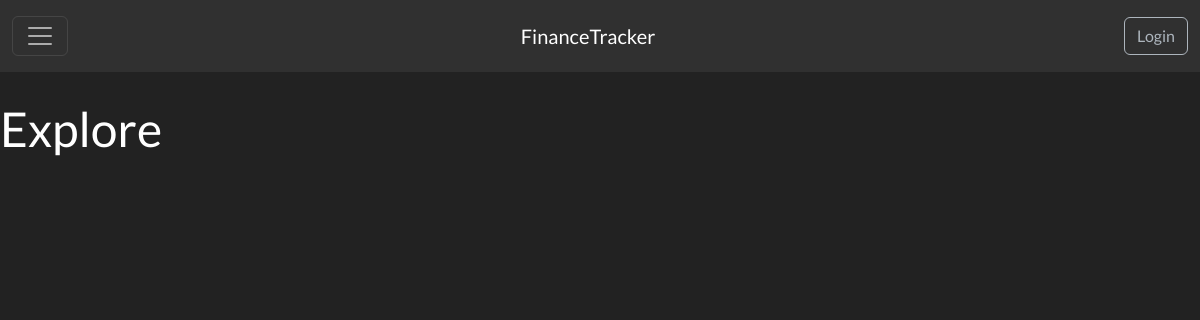
Before: /budgeting_and_goals/explore with the older database file.
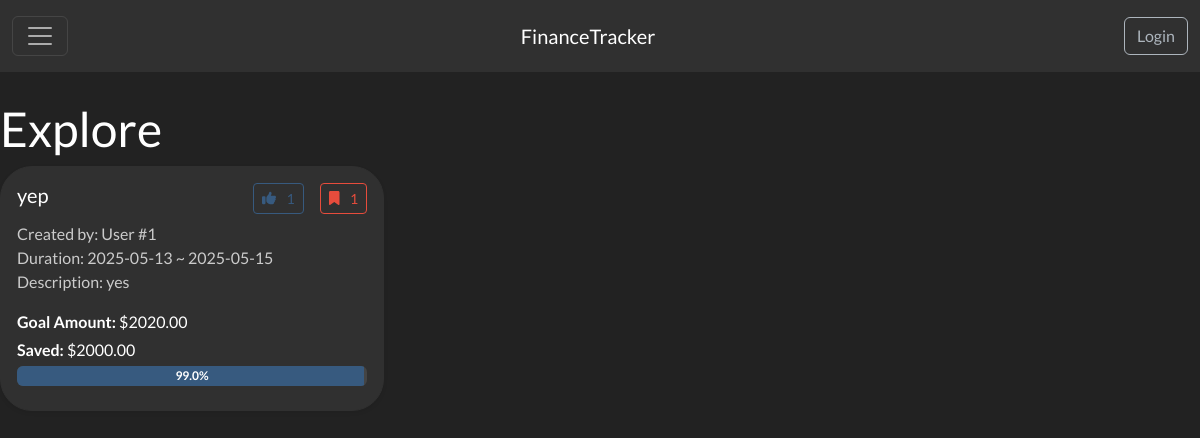
After: the same page with the newer database file.
### app/budgeting_and_goals/models.py (models this page shows, shortened)
class Goal(db.Model):
    id = db.Column(db.Integer, primary_key=True)
    user_id = db.Column(db.Integer, db.ForeignKey('user.id'), nullable=False)
    title = db.Column(db.String(100), nullable=False)
    target_amount = db.Column(db.Float, nullable=False)
    current_amount = db.Column(db.Float, nullable=False)
    start_date = db.Column(db.Date, nullable=False, default=lambda: datetime.now(timezone.utc).date())
    deadline = db.Column(db.Date, nullable=False)
    description = db.Column(db.Text, nullable=True)
    privacy = db.Column(db.Boolean, nullable=False, default=False)
    user = db.relationship('User', backref=db.backref('goals', lazy=True))

class GoalInteraction(db.Model):
    id = db.Column(db.Integer, primary_key=True)
    user_id = db.Column(db.Integer)
    goal_id = db.Column(db.Integer)
    liked = db.Column(db.Boolean, default=False)
    saved = db.Column(db.Boolean, default=False)

### app/budgeting_and_goals/routes.py (the view)
@budgeting_and_goals_bp.route('/explore', methods=['GET'])
def explore():
    user_id=1  # Placeholder for the logged-in user's ID
    user_id = user_id
    public_goals = Goal.query.filter_by(privacy=True).all()
    summaries = []
    for goal in public_goals:
        transactions = get_transactions_for_goal(goal.user_id, goal.start_date, goal.deadline)
        expenses_total = sum(t.amount for t in transactions if t.transaction_type == 'expense')
        income_total = sum(t.amount for t in transactions if t.transaction_type == 'income')
        total_amount = goal.current_amount - expenses_total + income_total
        interaction = GoalInteraction.query.filter_by(user_id=user_id, goal_id=goal.id).first()
        like_count = db.session.query(func.count()).select_from(GoalInteraction).filter(
            GoalInteraction.goal_id == goal.id,
            GoalInteraction.liked == True
        ).scalar()
        save_count = db.session.query(func.count()).select_from(GoalInteraction).filter(
            GoalInteraction.goal_id == goal.id,
            GoalInteraction.saved == True
        ).scalar()
        summaries.append({
            'goal': goal,
            'total_amount': total_amount,
            'interaction': interaction,
            'transactions': transactions,
            'expenses_total': expenses_total,
            'income_total': income_total,
            'like_count': like_count,
            'save_count': save_count
        })
    return render_template('budgeting_and_goals/explore.html', summaries=summaries)

### app/budgeting_and_goals/routes.py (called while the page is built)
def get_transactions_for_goal(user_id, start_date, deadline):
    transactions = Transaction.query.filter_by(
        user_id = user_id, #TODO: Replace with actual user_id
    ).filter(
        Transaction.date >= datetime.combine(start_date, datetime.min.time(), tzinfo=timezone.utc),
        Transaction.date <= datetime.combine(deadline, datetime.max.time(), tzinfo=timezone.utc)
    ).all()
    return transactions

### app/budgeting_and_goals/templates/budgeting_and_goals/explore.html (shortened to what this page needs)
{% extends "base.html" %}
{% block head %}
{{ super() }}
<link rel="stylesheet" href="{{ url_for('static', filename='css/budgeting_and_goals.css') }}">
{% endblock %}
{% block content %}
<h1>Explore</h1>
<div class="row row-cols-1 row-cols-md-2 row-cols-lg-3 g-4">
    {% for summary in summaries %}
    <div class="col">
        <div class="card w-100 shadow-sm rounded-5 border border-dark" style="width: 80%; border-radius: 1rem;">
            <div class="card-body">
                <div class="d-flex justify-content-between align-items-start mb-2">
                    <h5 class="card-title mb-0">{{ summary.goal.title }}</h5>
                     <div class="btn-group">
                        <div class="d-flex align-items-center gap-3">
                            <div class="d-flex align-items-center">
                                <button class="btn btn-sm btn-outline-primary like-btn" data-goal-id="{{ summary.goal.id }}">
                                    <i class="{{ 'fa-solid' if summary.interaction and summary.interaction.liked else 'fa-regular' }} fa-thumbs-up"></i>
                                    <span class="ms-2">{{ summary.like_count }}</span>
                                </button>
                            </div>
                            <div class="d-flex align-items-center">
                                <button class="btn btn-sm btn-outline-danger save-btn" data-goal-id="{{ summary.goal.id }}">
                                    <i class="{{ 'fa-solid' if summary.interaction and summary.interaction.saved else 'fa-regular' }} fa-bookmark"></i>
                                    <span class="ms-2">{{ summary.save_count }}</span>
                                </button>
                            </div>
                        </div>
                    </div>
                </div>
                <p class="card-text text-muted">
                    Created by: User #{{ summary.goal.user_id }}<br>
                    Duration: {{ summary.goal.start_date.strftime('%Y-%m-%d') }} ~ {{ summary.goal.deadline.strftime('%Y-%m-%d') }}<br>
                    Description:
                    {% set desc_id = 'desc' ~ loop.index %}
                    {% if summary.goal.description and summary.goal.description|length > 100 %}
                        {{ summary.goal.description[:100] }}...
                        <span id="{{ desc_id }}" class="collapse">{{ summary.goal.description[100:] }}</span>
                        <a href="#" class="read-more" data-bs-toggle="collapse" data-bs-target="#{{ desc_id }}">Read more</a>
                    {% else %}
                        {{ summary.goal.description or "No description provided." }}
                    {% endif %}<br>
                </p>
                <p class="col_target mb-1"><strong>Goal Amount:</strong> ${{ "%.2f"|format(summary.goal.target_amount) }}</p>
                <p class="col_current mb-1"><strong>Saved:</strong> ${{ "%.2f"|format(summary.total_amount) }}</p>
                <div class="progress mb-2 position-relative" style="height: 20px;">
                    {% set progress = (summary.total_amount / summary.goal.target_amount * 100) if summary.goal.target_amount else 0 %}
                    <div class="progress-bar" role="progressbar"
                        style="width: {{ (progress | round(0)) if progress else 0 }}%;"
                        aria-valuenow="{{ (progress | round(0)) if progress else 0 }}"
                        aria-valuemin="0" aria-valuemax="100">
                    </div>
                    <span class="position-absolute top-50 start-50 translate-middle text-white fw-bold">
                        {{ (progress | round(0)) if progress else 0 }}%
                    </span>
                </div>
            </div>
        </div>
    </div>
    {% endfor %}
</div>
{% endblock %}

### app/templates/base.html (shortened to what this page needs)
<!doctype html>
<html>
<head>
    {% block head %}
    <link rel="stylesheet" href="{{ url_for('static', filename='css/style.css') }}">
    <link href="https://cdn.jsdelivr.net/npm/bootswatch@5.3.0/dist/darkly/bootstrap.min.css" rel="stylesheet">
    {% endblock %}
</head>
<body>
    <header>
        <nav class="navbar navbar-dark bg-dark fixed-top">
            <div class="container-fluid">
                <button class="navbar-toggler" type="button" data-bs-toggle="offcanvas" data-bs-target="#offcanvasDarkNavbar" aria-controls="offcanvasDarkNavbar" aria-label="Toggle navigation">
                    <span class="navbar-toggler-icon"></span>
                  </button>
                  <a class="navbar-brand" href="{{ url_for('home') }}">
                  FinanceTracker
                  </a>
                {% if session.get('user') %}
                    <a href="{{ url_for('authentication.profile') }}" class="profile-link">
                        <div class="profile-circle">
                            {% if session.user.profile_image %}
                                <img src="{{ session.user.profile_image }}" alt="Profile" class="profile-image">
                            {% else %}
                                <span class="profile-initials">{{ session.user.first_name[0] }}{{ session.user.last_name[0] }}</span>
                            {% endif %}
                        </div>
                    </a>
                {% else %}
                    <a class="btn btn-outline-light" href="{{ url_for('authentication.login') }}">Login</a>
                {% endif %}
            </div>
          </nav>
      </header>
    <main class="main-content">
    {% block content %}
    {% endblock %}
    </main>
</body>
</html>

### app/static/css/style.css (style rules this page uses)
body { font-family: Arial, sans-serif; background-color: #a7a7a7; text-align: center; padding-top: 50px; }
.main-content { padding-top: 50px; }

Changed rows visible on the page:
added Goal: goal "yep", like_count "1", save_count "1", goal.user_id "1", goal.start_date "2025-05-13", goal.deadline "2025-05-15", goal "yes", goal.target_amount "2020.00", total_amount "2000.00", value "99.0"
